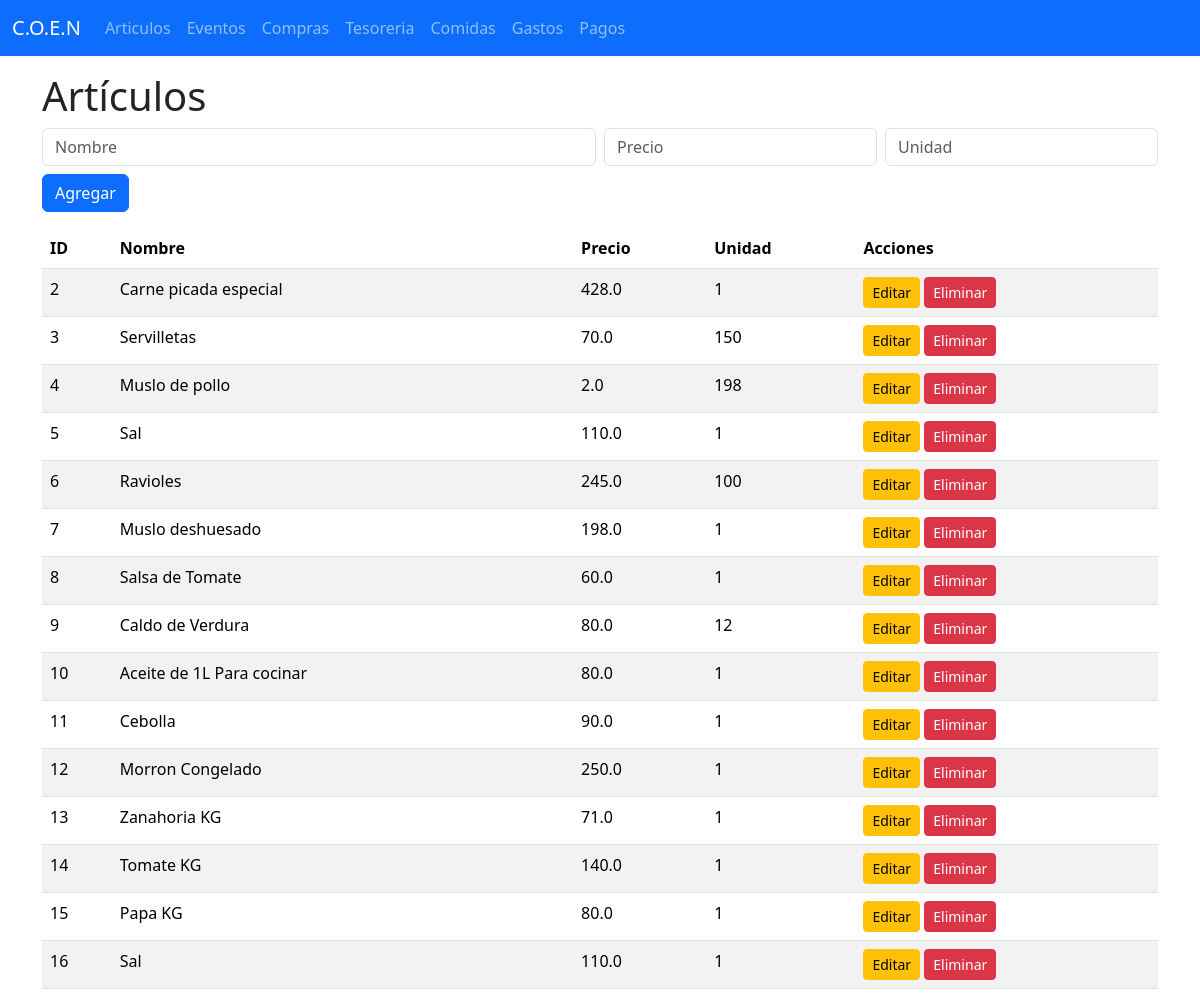
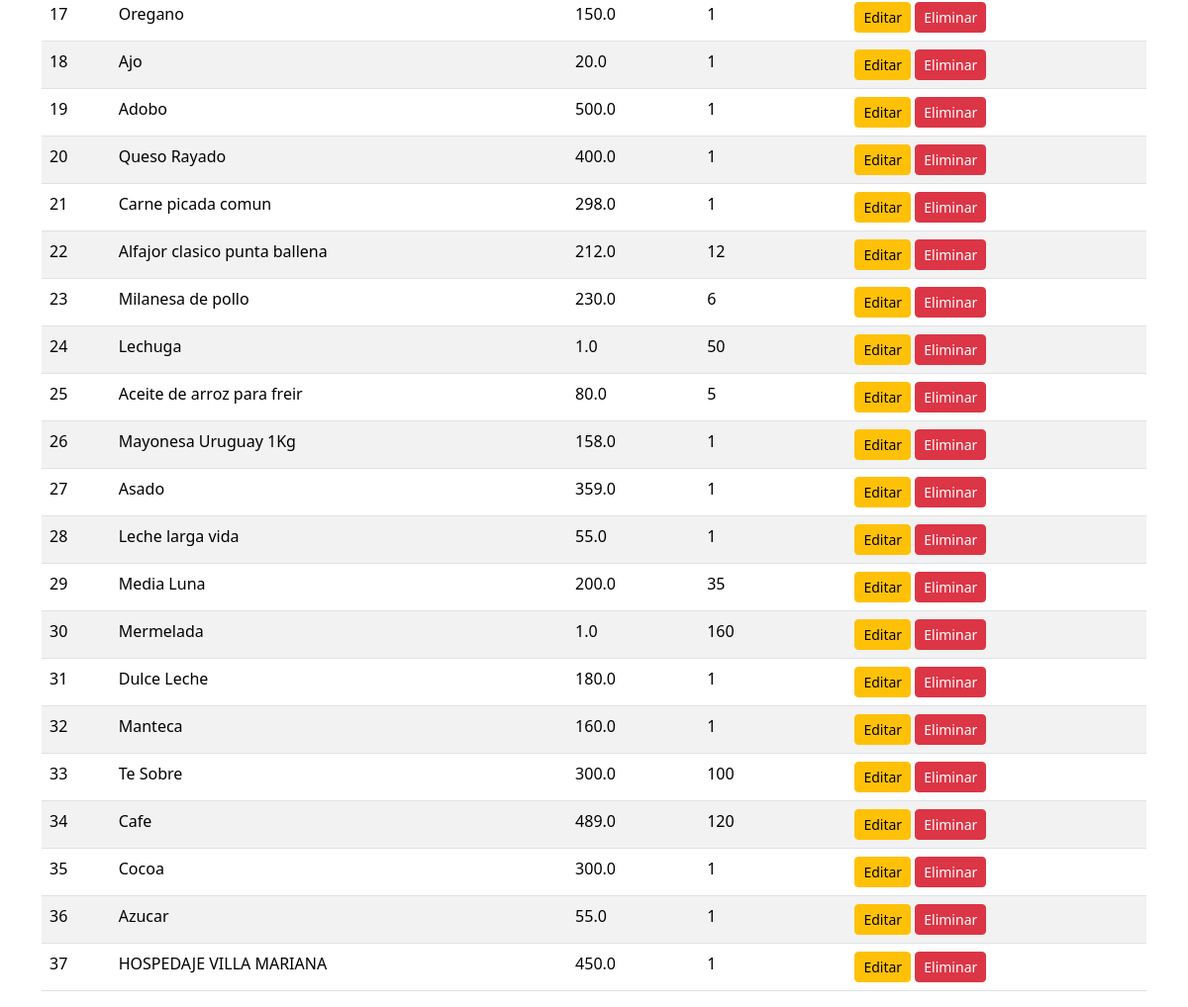
/articulos, run on the app's committed database (2 pictures, top to bottom).
### tables this page shows
CREATE TABLE articulos (
            id INTEGER PRIMARY KEY AUTOINCREMENT,
            nombre TEXT NOT NULL,
            precio REAL NOT NULL
        , unidad_compra TEXT, categoria TEXT);

### prueba web - copia - copia.py (the view, shortened to what this page needs)
@app.route('/articulos', methods=['GET', 'POST'])
def articulos():
    id_editar = request.args.get('editar')
    editar = None
    if id_editar:
        resultado = db.fetchall("SELECT * FROM Articulos WHERE id=?", (id_editar,))
        if resultado:
            editar = resultado[0]
    datos = db.fetchall("SELECT * FROM Articulos")
    return render_template('articulos.html', datos=datos, editar=editar)

### database.py (called while the page is built)
    def fetchall(self, query, params=()):
        self.cursor.execute(query, params)
        rows = self.cursor.fetchall()
        return [dict(row) for row in rows]

### templates/articulos.html (shortened to what this page needs)
{% extends 'base.html' %}
{% block content %}
<h1>Artículos</h1>
<form method="post" class="row g-2 mb-3">
    <div class="col-md-6">
        <input name="nombre" class="form-control" placeholder="Nombre" required>
    </div>
    <div class="col-md-3">
        <input name="precio" class="form-control" placeholder="Precio" required>
    </div>
    <div class="col-md-3">
        <input name="unidad" class="form-control" placeholder="Unidad">
    </div>
    <div class="col-12">
        <button class="btn btn-primary">Agregar</button>
    </div>
</form>
<table class="table table-striped">
    <thead>
        <tr>
            <th>ID</th>
            <th>Nombre</th>
            <th>Precio</th>
            <th>Unidad</th>
            <th>Acciones</th>
        </tr>
    </thead>
    <tbody>
        {% for d in datos %}
        <tr>
            <td>{{ d.id }}</td>
            <td>{{ d.nombre }}</td>
            <td>{{ d.precio }}</td>
            <td>{{ d.unidad_compra if 'unidad_compra' in d else '' }}</td>
            <td>
                <a href="/articulos?editar={{ d.id }}" class="btn btn-sm btn-warning">Editar</a>
                <a href="/eliminar_articulo/{{ d.id }}" class="btn btn-sm btn-danger">Eliminar</a>
            </td>
        </tr>
        {% endfor %}
    </tbody>
</table>
{% endblock %}

### templates/base.html (shortened to what this page needs)
<!doctype html>
<html lang="es">
  <head>
    <link href="https://cdn.jsdelivr.net/npm/bootstrap@5.3.2/dist/css/bootstrap.min.css" rel="stylesheet">
  </head>
  <body>
    <nav class="navbar navbar-expand-lg navbar-dark bg-primary mb-3">
      <div class="container-fluid">
        <a class="navbar-brand" href="/">C.O.E.N     </a>
        <div class="collapse navbar-collapse">
          <ul class="navbar-nav me-auto mb-2 mb-lg-0">
            <li class="nav-item"><a class="nav-link" href="/articulos">Articulos</a></li>
            <li class="nav-item"><a class="nav-link" href="/eventos">Eventos</a></li>
            <li class="nav-item"><a class="nav-link" href="/compras">Compras</a></li>
            <li class="nav-item"><a class="nav-link" href="/tesoreria">Tesoreria</a></li>
            <li class="nav-item"><a class="nav-link" href="/comidas">Comidas</a></li>
            <li class="nav-item"><a class="nav-link" href="/gastos">Gastos</a></li>
            <li class="nav-item"><a class="nav-link" href="/pagos">Pagos</a></li>
          </ul>
        </div>
      </div>
    </nav>
    <div class="container">
      {% block content %}{% endblock %}
    </div>
  </body>
</html>

### data on the page
articulos: id "2", nombre "Carne picada especial", precio "428.0", unidad_compra "1"
articulos: id "3", nombre "Servilletas", precio "70.0", unidad_compra "150"
articulos: id "4", nombre "Muslo de pollo", precio "2.0", unidad_compra "198"
articulos: id "5", nombre "Sal", precio "110.0", unidad_compra "1"
articulos: id "6", nombre "Ravioles", precio "245.0", unidad_compra "100"
articulos: id "7", nombre "Muslo deshuesado", precio "198.0", unidad_compra "1"
articulos: id "8", nombre "Salsa de Tomate", precio "60.0", unidad_compra "1"
articulos: id "9", nombre "Caldo de Verdura", precio "80.0", unidad_compra "12"
articulos: id "10", nombre "Aceite de 1L Para cocinar", precio "80.0", unidad_compra "1"
articulos: id "11", nombre "Cebolla", precio "90.0", unidad_compra "1"
articulos: id "12", nombre "Morron Congelado", precio "250.0", unidad_compra "1"
articulos: id "13", nombre "Zanahoria KG", precio "71.0", unidad_compra "1"
articulos: id "14", nombre "Tomate KG", precio "140.0", unidad_compra "1"
articulos: id "15", nombre "Papa KG", precio "80.0", unidad_compra "1"
articulos: id "16", nombre "Sal", precio "110.0", unidad_compra "1"
articulos: id "17", nombre "Oregano", precio "150.0", unidad_compra "1"
articulos: id "18", nombre "Ajo", precio "20.0", unidad_compra "1"
articulos: id "19", nombre "Adobo", precio "500.0", unidad_compra "1"
articulos: id "20", nombre "Queso Rayado", precio "400.0", unidad_compra "1"
articulos: id "21", nombre "Carne picada comun", precio "298.0", unidad_compra "1"
articulos: id "22", nombre "Alfajor clasico punta ballena", precio "212.0", unidad_compra "12"
articulos: id "23", nombre "Milanesa de pollo", precio "230.0", unidad_compra "6"
articulos: id "24", nombre "Lechuga", precio "1.0", unidad_compra "50"
articulos: id "25", nombre "Aceite de arroz para freir", precio "80.0", unidad_compra "5"
articulos: id "26", nombre "Mayonesa Uruguay 1Kg", precio "158.0", unidad_compra "1"
articulos: id "27", nombre "Asado", precio "359.0", unidad_compra "1"
articulos: id "28", nombre "Leche larga vida", precio "55.0", unidad_compra "1"
articulos: id "29", nombre "Media Luna", precio "200.0", unidad_compra "35"
articulos: id "30", nombre "Mermelada", precio "1.0", unidad_compra "160"
articulos: id "31", nombre "Dulce Leche", precio "180.0", unidad_compra "1"
articulos: id "32", nombre "Manteca", precio "160.0", unidad_compra "1"
articulos: id "33", nombre "Te Sobre", precio "300.0", unidad_compra "100"
articulos: id "34", nombre "Cafe", precio "489.0", unidad_compra "120"
articulos: id "35", nombre "Cocoa", precio "300.0", unidad_compra "1"
articulos: id "36", nombre "Azucar", precio "55.0", unidad_compra "1"
articulos: id "37", nombre "HOSPEDAJE VILLA MARIANA", precio "450.0", unidad_compra "1"
